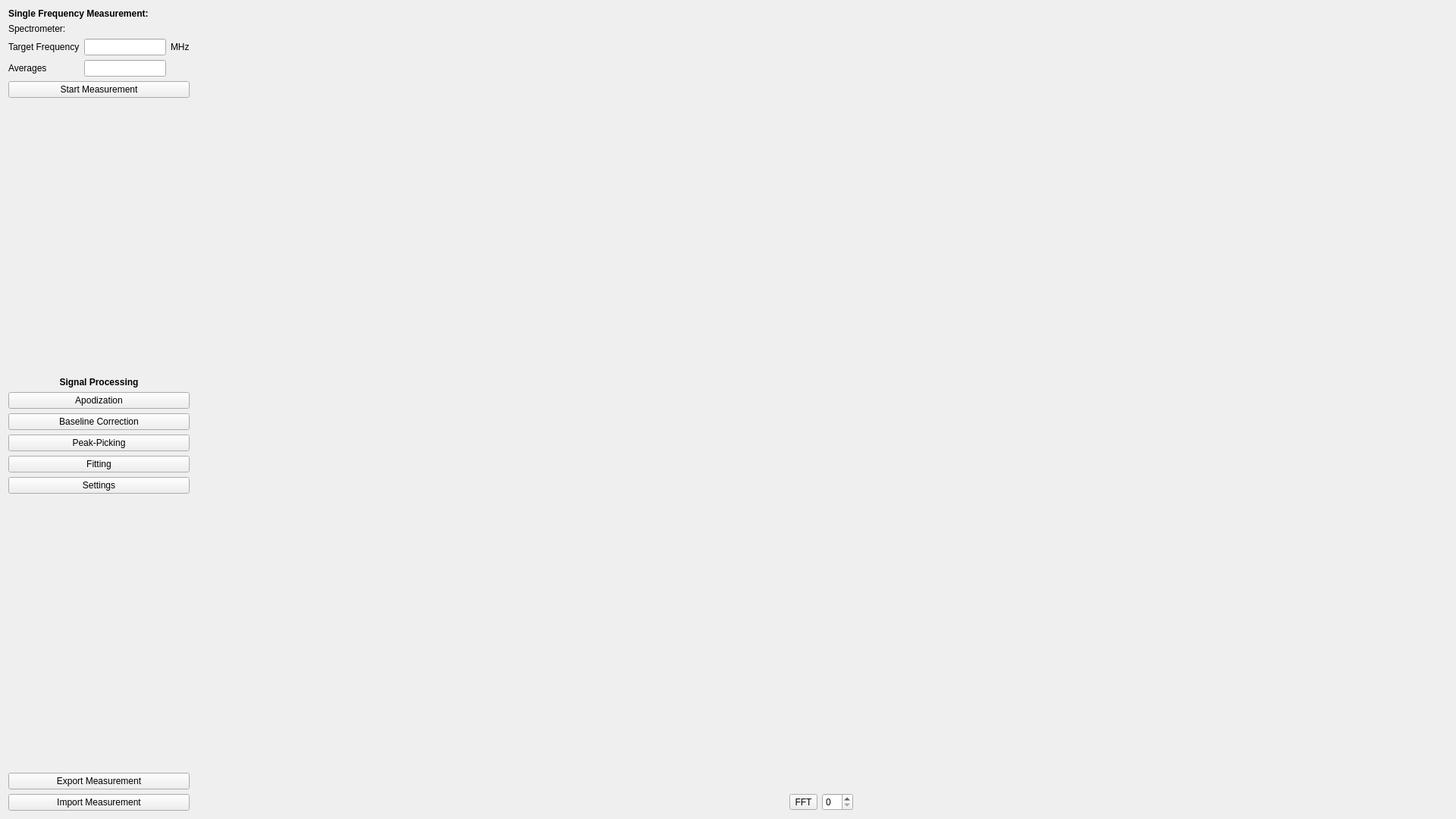
<?xml version="1.0" encoding="UTF-8"?>
<ui version="4.0">
 <class>Form</class>
 <widget class="QWidget" name="Form">
  <property name="geometry">
   <rect>
    <x>0</x>
    <y>0</y>
    <width>1920</width>
    <height>1080</height>
   </rect>
  </property>
  <property name="sizePolicy">
   <sizepolicy hsizetype="Expanding" vsizetype="Expanding">
    <horstretch>0</horstretch>
    <verstretch>0</verstretch>
   </sizepolicy>
  </property>
  <property name="windowTitle">
   <string>Form</string>
  </property>
  <layout class="QHBoxLayout" name="horizontalLayout">
   <item>
    <layout class="QHBoxLayout" name="horizontalLayout_2" stretch="0,1">
     <item>
      <layout class="QVBoxLayout" name="settingsLayout" stretch="0,0,0,0,0,0,0,0,0,0,0,0,0">
       <item>
        <widget class="QLabel" name="titleLabel">
         <property name="font">
          <font>
           <weight>75</weight>
           <bold>true</bold>
          </font>
         </property>
         <property name="text">
          <string>Single Frequency Measurement: </string>
         </property>
        </widget>
       </item>
       <item>
        <layout class="QHBoxLayout" name="spectrometerLayout">
         <item>
          <widget class="QLabel" name="spectrometerLabel">
           <property name="text">
            <string>Spectrometer:</string>
           </property>
          </widget>
         </item>
        </layout>
       </item>
       <item>
        <layout class="QGridLayout" name="gridLayout">
         <item row="1" column="0">
          <widget class="QLabel" name="averagesLabel">
           <property name="text">
            <string>Averages</string>
           </property>
          </widget>
         </item>
         <item row="0" column="0">
          <widget class="QLabel" name="frequencyLabel">
           <property name="text">
            <string>Target Frequency</string>
           </property>
          </widget>
         </item>
         <item row="1" column="1">
          <widget class="QLineEdit" name="averagesEdit"/>
         </item>
         <item row="0" column="1">
          <widget class="QLineEdit" name="frequencyEdit"/>
         </item>
         <item row="0" column="2">
          <widget class="QLabel" name="frequencyunitLabel">
           <property name="text">
            <string>MHz</string>
           </property>
          </widget>
         </item>
        </layout>
       </item>
       <item>
        <widget class="QPushButton" name="buttonStart">
         <property name="text">
          <string>Start Measurement</string>
         </property>
        </widget>
       </item>
       <item>
        <spacer name="verticalSpacer_2">
         <property name="orientation">
          <enum>Qt::Vertical</enum>
         </property>
         <property name="sizeHint" stdset="0">
          <size>
           <width>20</width>
           <height>40</height>
          </size>
         </property>
        </spacer>
       </item>
       <item>
        <widget class="QLabel" name="spLabel">
         <property name="font">
          <font>
           <weight>75</weight>
           <bold>true</bold>
          </font>
         </property>
         <property name="text">
          <string>Signal Processing</string>
         </property>
         <property name="alignment">
          <set>Qt::AlignCenter</set>
         </property>
        </widget>
       </item>
       <item>
        <widget class="QPushButton" name="pushButton_2">
         <property name="text">
          <string>Apodization</string>
         </property>
        </widget>
       </item>
       <item>
        <widget class="QPushButton" name="pushButton">
         <property name="text">
          <string>Baseline Correction</string>
         </property>
        </widget>
       </item>
       <item>
        <widget class="QPushButton" name="pushButton_3">
         <property name="text">
          <string>Peak-Picking</string>
         </property>
        </widget>
       </item>
       <item>
        <widget class="QPushButton" name="pushButton_4">
         <property name="text">
          <string>Fitting</string>
         </property>
        </widget>
       </item>
       <item>
        <widget class="QPushButton" name="spsettingsButton">
         <property name="text">
          <string>Settings</string>
         </property>
        </widget>
       </item>
       <item>
        <spacer name="verticalSpacer">
         <property name="orientation">
          <enum>Qt::Vertical</enum>
         </property>
         <property name="sizeHint" stdset="0">
          <size>
           <width>20</width>
           <height>40</height>
          </size>
         </property>
        </spacer>
       </item>
       <item>
        <layout class="QVBoxLayout" name="dataLayout">
         <item>
          <widget class="QPushButton" name="exportButton">
           <property name="text">
            <string>Export Measurement</string>
           </property>
          </widget>
         </item>
         <item>
          <widget class="QPushButton" name="importButton">
           <property name="text">
            <string>Import Measurement</string>
           </property>
          </widget>
         </item>
        </layout>
       </item>
      </layout>
     </item>
     <item>
      <layout class="QVBoxLayout" name="plotterLayout" stretch="0,1">
       <item>
        <widget class="MplWidget" name="plotter" native="true">
         <property name="sizePolicy">
          <sizepolicy hsizetype="Expanding" vsizetype="Expanding">
           <horstretch>0</horstretch>
           <verstretch>0</verstretch>
          </sizepolicy>
         </property>
        </widget>
       </item>
       <item>
        <layout class="QHBoxLayout" name="horizontalLayout_3" stretch="0,1,0,0">
         <item>
          <spacer name="horizontalSpacer">
           <property name="orientation">
            <enum>Qt::Horizontal</enum>
           </property>
           <property name="sizeHint" stdset="0">
            <size>
             <width>40</width>
             <height>20</height>
            </size>
           </property>
          </spacer>
         </item>
         <item>
          <widget class="QToolButton" name="fftButton">
           <property name="text">
            <string>FFT</string>
           </property>
          </widget>
         </item>
         <item>
          <widget class="QSpinBox" name="selectionBox"/>
         </item>
         <item>
          <spacer name="horizontalSpacer_2">
           <property name="orientation">
            <enum>Qt::Horizontal</enum>
           </property>
           <property name="sizeHint" stdset="0">
            <size>
             <width>40</width>
             <height>20</height>
            </size>
           </property>
          </spacer>
         </item>
        </layout>
       </item>
      </layout>
     </item>
    </layout>
   </item>
  </layout>
 </widget>
 <customwidgets>
  <customwidget>
   <class>MplWidget</class>
   <extends>QWidget</extends>
   <header>nqrduck/contrib/mplwidget.h</header>
   <container>1</container>
  </customwidget>
 </customwidgets>
 <resources/>
 <connections/>
</ui>
